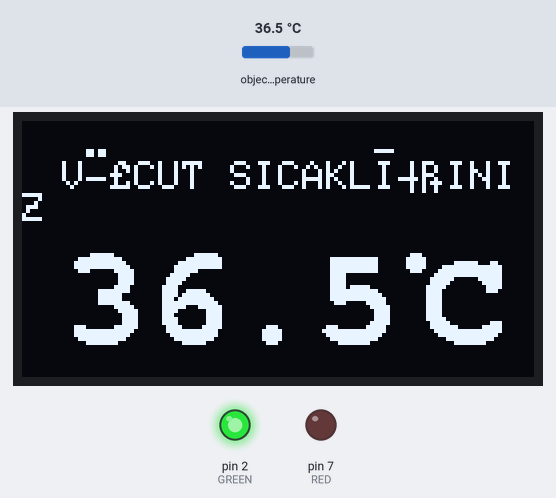
A sketch run on a simulated Arduino Uno, built with avr-gcc and run on an emulated ATmega328P. On the bench: 128×64 one-colour display, output pins drawn as LEDs (lit = HIGH). The test bench sets the inputs (shaded band); at power-on: object temperature 36.5 °C.

Above: at 1.3 s.
1.4 s: object temperature set to 37.3 °C
At 2.2 s:
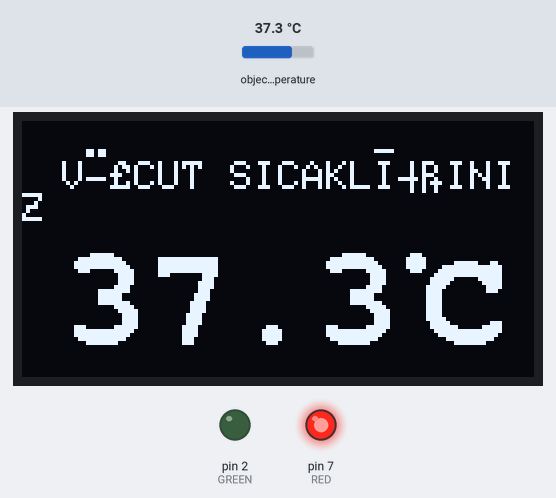
3.2 s: object temperature set to 20 °C
At 4.1 s:
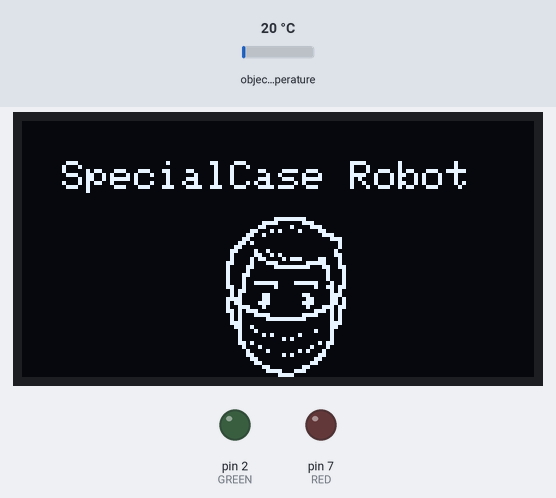
4.9 s: object temperature set to 29.7 °C
6.4 s: object temperature set to 30.3 °C
At 7.8 s:
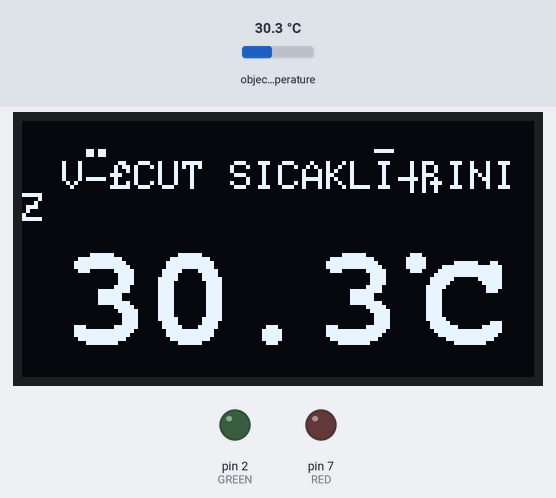
8.1 s: object temperature set to 31.6 °C
At 8.7 s:
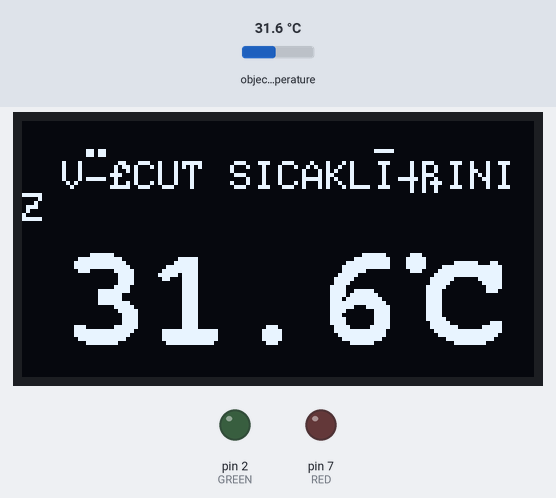
9.8 s: object temperature set to 32.3 °C
At 11.1 s:
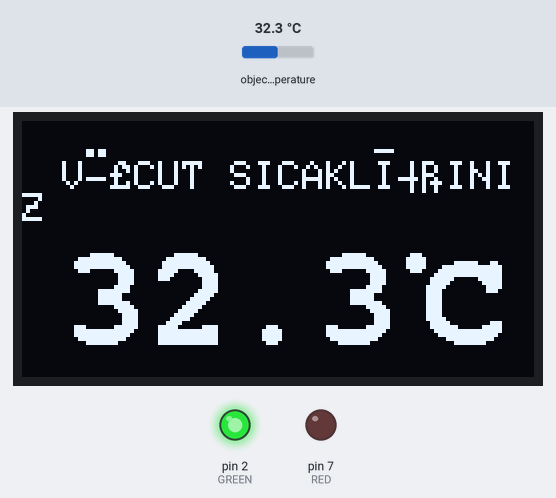
Timing chart, 0 to 12.6 s (numbered marks = the images above; inputs shaded):
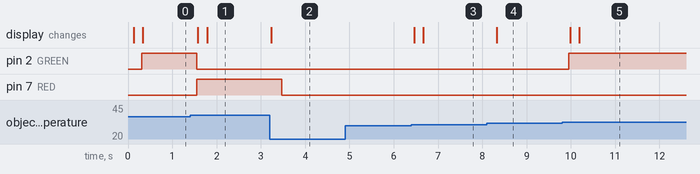

The sketch:

TemperatureDetection.ino
```cpp
#include <Adafruit_GFX.h>
#include <Adafruit_SSD1306.h>
#include <Wire.h>
#include <Adafruit_MLX90614.h>
#include <Fonts/FreeMonoBold18pt7b.h>


Adafruit_SSD1306 display(128, 64);
Adafruit_MLX90614 mlx = Adafruit_MLX90614();


const unsigned char PROGMEM frame0 [] = {0x00, 0x00, 0x00, 0x00, 0x00, 0x00, 0x00, 0x00, 0x00, 0x00, 0x00, 0x00, 0x00, 0x00, 0x00, 0x00, 0x00, 0x00, 0x00, 0x00, 0x00, 0x00, 0x00, 0x00, 0x00, 0x00, 0x07, 0xF8, 0x00, 0x00, 0x00, 0x00, 0x3C, 0x0E, 0x00, 0x00, 0x00, 0x00, 0x60, 0x43, 0x80, 0x00, 0x00, 0x01, 0x8A, 0x10, 0xC0, 0x00, 0x00, 0x03, 0x20, 0x00, 0x70, 0x00, 0x00, 0x06, 0x00, 0x00, 0x1C, 0x00, 0x00, 0x0D, 0x00, 0x00, 0x04, 0x00, 0x00, 0x18, 0x00, 0x00, 0x04, 0x00, 0x00, 0x30, 0x90, 0x00, 0x08, 0x00, 0x00, 0x20, 0xCA, 0x00, 0x0C, 0x00, 0x00, 0x21, 0x61, 0x70, 0xC4, 0x00, 0x00, 0x61, 0x1C, 0x07, 0xC4, 0x00, 0x00, 0x43, 0x07, 0xFC, 0x66, 0x00, 0x00, 0x42, 0x00, 0x00, 0x22, 0x00, 0x00, 0x46, 0x00, 0x00, 0x22, 0x00, 0x00, 0x44, 0x00, 0x00, 0x22, 0x00, 0x00, 0x44, 0xFC, 0x3F, 0x12, 0x00, 0x00, 0x64, 0x04, 0x01, 0x36, 0x00, 0x00, 0x2C, 0x00, 0x00, 0x14, 0x00, 0x00, 0x28, 0x30, 0x0C, 0x1C, 0x00, 0x00, 0x78, 0x30, 0x06, 0x1A, 0x00, 0x00, 0x58, 0x70, 0x0E, 0x1A, 0x00, 0x00, 0x4E, 0x20, 0x04, 0x76, 0x00, 0x00, 0x6B, 0x80, 0x01, 0xD4, 0x00, 0x00, 0x28, 0xF0, 0x0F, 0x14, 0x00, 0x00, 0x28, 0x1F, 0xF8, 0x14, 0x00, 0x00, 0x38, 0x00, 0x00, 0x1C, 0x00, 0x00, 0x19, 0x00, 0x00, 0x18, 0x00, 0x00, 0x08, 0x80, 0x01, 0x10, 0x00, 0x00, 0x08, 0x28, 0x10, 0x10, 0x00, 0x00, 0x08, 0x01, 0x40, 0x10, 0x00, 0x00, 0x0D, 0x00, 0x00, 0xB0, 0x00, 0x00, 0x04, 0x40, 0x02, 0x20, 0x00, 0x00, 0x02, 0x10, 0x14, 0x40, 0x00, 0x00, 0x03, 0x01, 0x40, 0xC0, 0x00, 0x00, 0x01, 0x80, 0x01, 0x80, 0x00, 0x00, 0x00, 0xC0, 0x03, 0x00, 0x00, 0x00, 0x00, 0x30, 0x0C, 0x00, 0x00, 0x00, 0x00, 0x1E, 0x38, 0x00, 0x00, 0x00, 0x00, 0x03, 0xC0, 0x00, 0x00, 0x00, 0x00, 0x00, 0x00, 0x00, 0x00, 0x00, 0x00, 0x00, 0x00, 0x00, 0x00, 0x00, 0x00, 0x00, 0x00, 0x00, 0x00, 0x00, 0x00, 0x00, 0x00, 0x00, 0x00};


int GREEN=2;
int RED=7;

float reading[30];
float total ;
float temperature ;

void setup() {

   pinMode(GREEN,OUTPUT);
   pinMode(RED,OUTPUT);


  delay(100);

  display.begin(SSD1306_SWITCHCAPVCC, 0x3C);
  display.clearDisplay();
  display.setTextColor(WHITE);
  mlx.begin();


}


int xx =42;
int yy=20;
int tt=0;


void loop() {
  display.clearDisplay();


total=0;
for (int i=0; i<30; i++)
{
  float value =mlx.readObjectTempC();
reading[i]= value *1;
total = total + reading[i];
delay (5);
}
temperature = total / 30.0;

  if(temperature>30){
  display.clearDisplay();
  display.setFont();
  display.setCursor(10,10);  // (x,y)
  display.println("VÜCUT SICAKLIĞINIZ");  // Text or value to print
  display.setCursor(14,2);  // (x,y)
  display.println(".");  // Text or value to print
  display.setCursor(17,2);  // (x,y)
  display.println(".");  // Text or value to print
  display.setCursor(88,4);  // (x,y)
  display.println("-");  // Text or value to print

  display.setFont(&FreeMonoBold18pt7b);  // Set a custom font
  display.setCursor(10,55);  // (x,y)
  display.println(temperature,1);
   display.setCursor(100,55);  // (x,y)
  display.println("C");  // Text or value to print
  display.setCursor(88,37);  // (x,y)
  display.println(".");  // Text or value to print

  }

  if(mlx.readObjectTempC()<=30){


display.clearDisplay();
  display.setFont();
  display.setCursor(10,10);  // (x,y)
  display.println("SpecialCase Robot");  // Text or value to print
//display.clearDisplay();
display.drawBitmap(xx, yy,frame0,48,48, 1);
display.display();
delay(tt);


  }


  if((temperature)>=32 && (temperature)<=37  ){
    digitalWrite(GREEN,HIGH);
   digitalWrite(RED,LOW);
  }
  else if((temperature)>37) {
     digitalWrite(RED,HIGH);
     digitalWrite(GREEN,LOW);

  }
  else if((temperature)>38) {
     digitalWrite(RED,HIGH);
     digitalWrite(GREEN,LOW);

  }
else  {
     digitalWrite(RED,LOW);
     digitalWrite(GREEN,LOW);
}

  display.display();

}
```

Measured:
- the behaviour switches between 36.9 and 37 °C on object temperature (found by bisection; images 0 and 1)
- the behaviour switches between 29.9 and 30 °C on object temperature (found by bisection; images 2 and 3)
- the behaviour switches between 31.9 and 32 °C on object temperature (found by bisection; images 4 and 5)
- after the input at 1.4 s, pin 2 (GREEN): HIGH → LOW after 0.15 s; pin 7 (RED): LOW → HIGH after 0.15 s; the display: first changes after 0.18 s (image 1 shows a later state)
- after the input at 3.2 s, pin 7 (RED): HIGH → LOW after 0.27 s; the display: changes at once (image 2)
- after the input at 4.9 s, every drawn part: stays the same
- after the input at 6.4 s, the display: first changes after 0.06 s (image 3 shows a later state)
- after the input at 8.1 s, the display: changes after 0.23 s (image 4)
- after the input at 9.8 s, pin 2 (GREEN): LOW → HIGH after 0.16 s; the display: first changes after 0.18 s (image 5 shows a later state)
